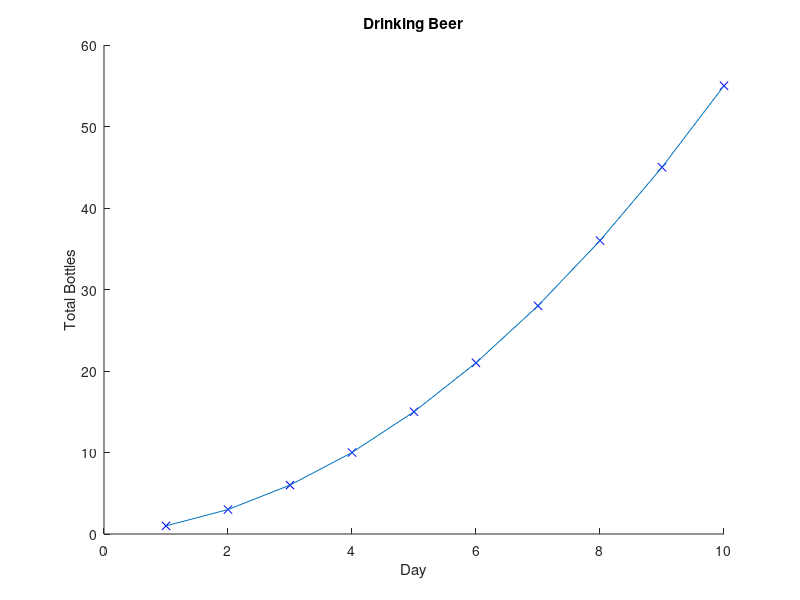

MATLAB code for this plot:
% Andrew Brown Lab 3 Problem 2

clc
clear
clf

%How to save values you calculate in your for loops so you can plot them
%later

%Define given variables
totalSum=0;
n=10;
saveSums=zeros(1,length(n));
saveDays=zeros(1,length(n));

%For loop counting from 1 to 10 going up
for k=1:n
    if k==1 %use proper grammar for the first bottle
        fprintf('%0.0f bottle of beer on the wall\n',k)
    else %use proper grammar for the plural "bottles"
        fprintf('%0.0f bottles of beer on the wall\n',k)
    end %end if statement
    totalSum=totalSum+k;%add current bottles to toalSum
    saveSums(k)=totalSum; %set kth term of saveSums to the current total sum
    saveDays(k)=k; %save an array that counts k
    hold on
    plot(k,totalSum,'xb')
    title('Drinking Beer')
    xlabel('Day')
    ylabel('Total Bottles')
end %end for loop

%Plot the line on the same graph
hold on
plot(saveDays,saveSums)
    
%print out the total number of bottles from the totalSum variable
fprintf('Total number of bottles is: %0.0f\n',totalSum)
